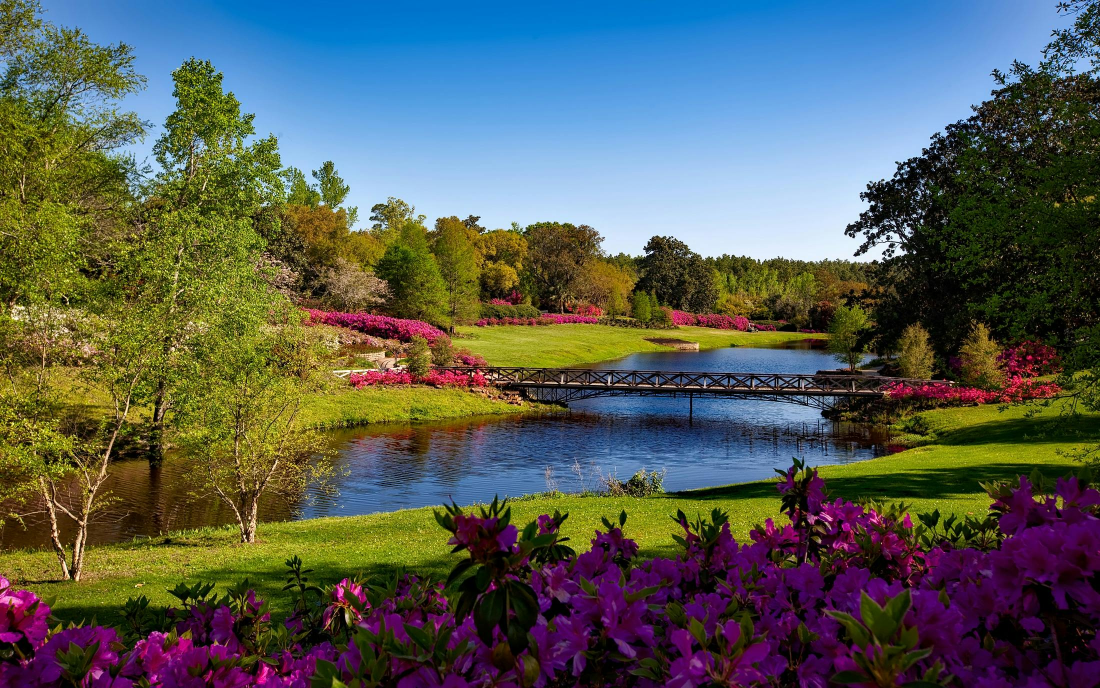
#> input picture Photos/pexels-pixabay-158063.jpg, 2200 x 1376 px (shown at 1/2 size)
$ python dilate_image.py
#> lines starting #> are read from the running program, lines starting #| are printed output that depends on the picture; after the words box and inside, x2 and y2 are one past the last pixel; in counts of white or black regions, pixels touching at a corner belong together
#> further down, img is the input picture: shape (1376, 2200, 3); mean B, G, R 86.3, 92.2, 85.9
import cv2 as cv

def resizeFrame(frame, scale=0.20):
#> called with scale = 0.2
    height = int(frame.shape[0] * scale)
#> height = 275
    width = int(frame.shape[1] * scale)
#> width = 440
    dimensions = (width, height)
#> dimensions = (440, 275)

    return cv.resize(frame, dimensions, interpolation=cv.INTER_AREA)
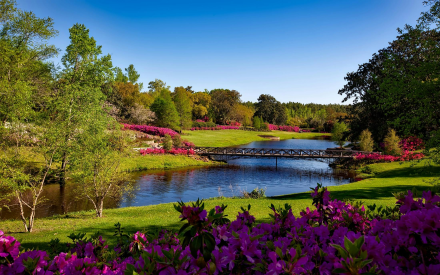
#> returned value: shape (275, 440, 3); mean of channels 0, 1, 2 86.3, 92.2, 85.9; drawn as B, G, R

img = cv.imread('Photos/pexels-pixabay-158063.jpg')
img = resizeFrame(img)
cv.imshow('Park', img)

# Edge Cascade
blur = cv.GaussianBlur(img, (3,3), cv.BORDER_DEFAULT)
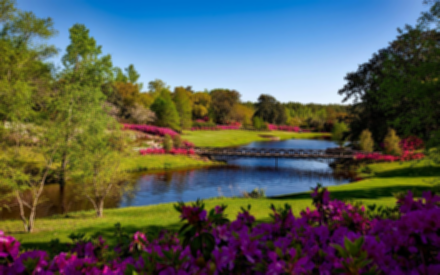
#> blur: shape (275, 440, 3); mean B, G, R 86.3, 92.2, 85.9
ec = cv.Canny(blur, 120, 180)
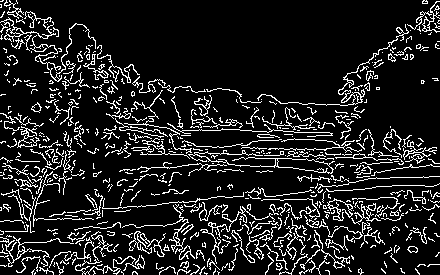
#> ec: shape (275, 440); 12.7% white in thin lines or dots
cv.imshow('Edge Cascade', ec)

# Dilate the image
dilate = cv.dilate(ec, (3,3), iterations=3)
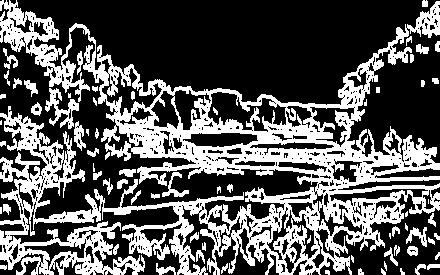
#> dilate: shape (275, 440); 34.5% white; 71 white regions (13 under 20 px), largest, box (x1, y1, x2, y2) and area: (0, 0, 440, 275) 37994, (45, 88, 79, 129) 513, (162, 172, 189, 197) 200
cv.imshow('Dilated', dilate)

# Eroding the dilation
eroded = cv.erode(dilate, (3,3), iterations=3)
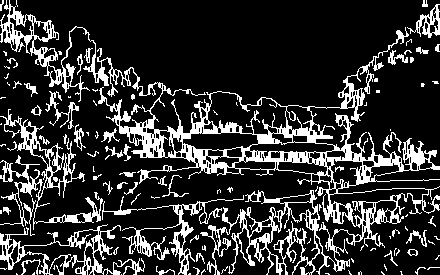
#> eroded: shape (275, 440); 19.2% white; 116 white regions (69 under 20 px), largest, box (x1, y1, x2, y2) and area: (0, 0, 440, 275) 14877, (0, 109, 103, 230) 2208, (0, 224, 145, 275) 1659
cv.imshow('Eroded', eroded)

cv.waitKey(0)

$ run again, with Photos/pexels-pixabay-158028.jpg copied over Photos/pexels-pixabay-158063.jpg
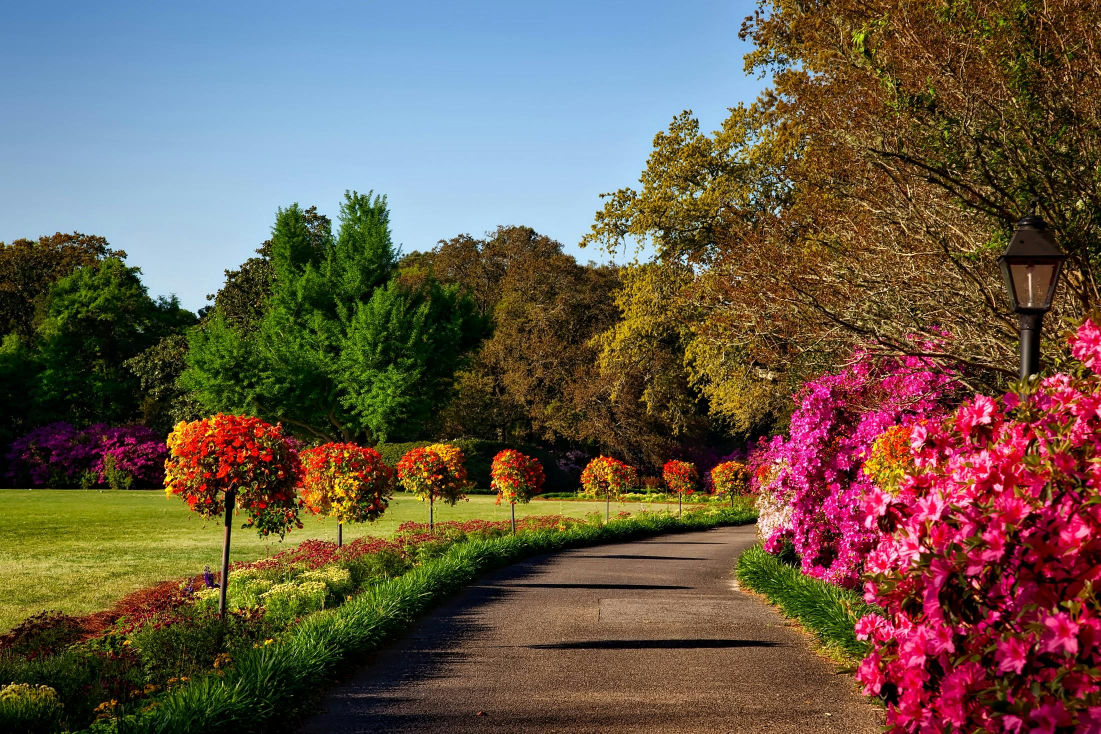
#> input picture Photos/pexels-pixabay-158028.jpg, 2201 x 1467 px (shown at 1/2 size)
#> img is the input picture: shape (1467, 2201, 3); mean B, G, R 74.7, 89.6, 104.6
#> `ec = cv.Canny(blur, 120, 180)`:
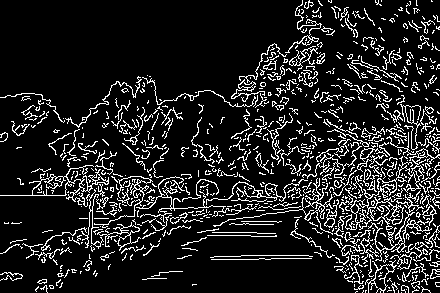
#> ec: shape (293, 440); 13.2% white in thin lines or dots
#> dilate: shape (293, 440); 34.1% white; 113 white regions (27 under 20 px), largest, box (x1, y1, x2, y2) and area: (0, 0, 440, 293) 36836, (210, 255, 313, 263) 733, (191, 117, 238, 180) 620
#> `eroded = cv.erode(dilate, (3,3), iterations=3)`:
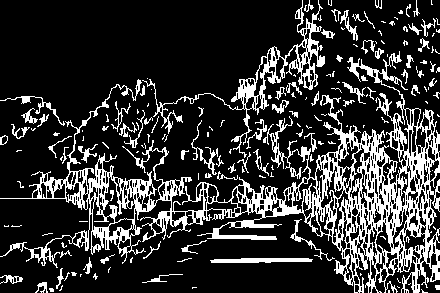
#> eroded: shape (293, 440); 20.4% white; 180 white regions (109 under 20 px), largest, box (x1, y1, x2, y2) and area: (0, 51, 440, 293) 18498, (142, 0, 325, 158) 2465, (210, 258, 313, 263) 424

$ run again, with Photos/pexels-pixabay-415829.jpg copied over Photos/pexels-pixabay-158063.jpg
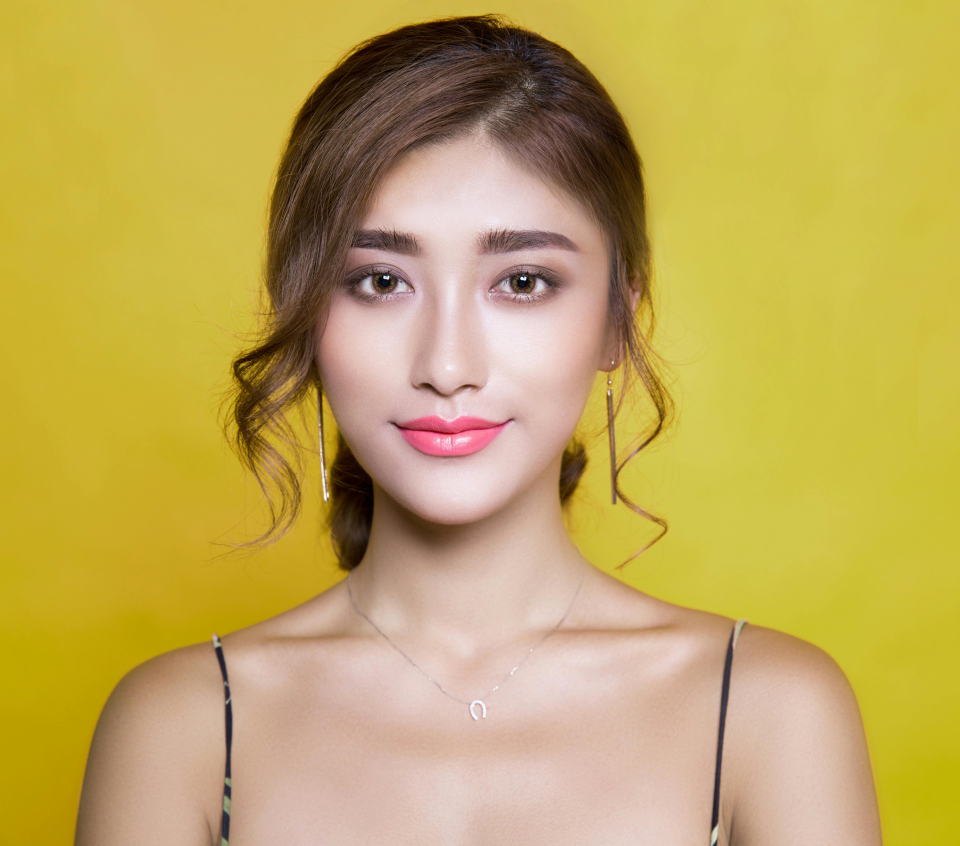
#> input picture Photos/pexels-pixabay-415829.jpg, 5760 x 5075 px (shown at 1/6 size)
#> img is the input picture: shape (5075, 5760, 3); mean B, G, R 90.2, 168.9, 193.9
#> `ec = cv.Canny(blur, 120, 180)`:
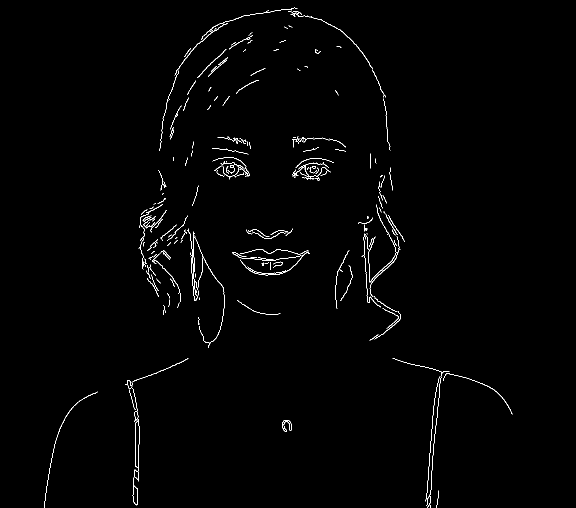
#> ec: shape (1015, 1152) (shown at 1/2 size); 0.93% white in thin lines or dots, all inside (x1, y1, x2, y2) = (88, 15, 1025, 1015)
#> dilate: shape (1015, 1152); 2.3% white; 102 white regions (7 under 20 px), largest, box (x1, y1, x2, y2) and area: (319, 15, 781, 305) 3033, (465, 498, 619, 554) 2287, (785, 716, 1025, 1015) 1504
#> `eroded = cv.erode(dilate, (3,3), iterations=3)`:
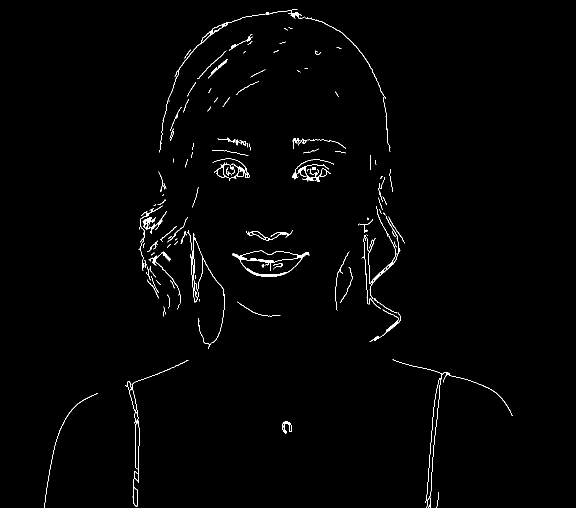
#> eroded: shape (1015, 1152) (shown at 1/2 size); 1.1% white in thin lines or dots, all inside (x1, y1, x2, y2) = (88, 18, 1025, 1015)

$ run again, with Photos/pexels-pixabay-416160.jpg copied over Photos/pexels-pixabay-158063.jpg
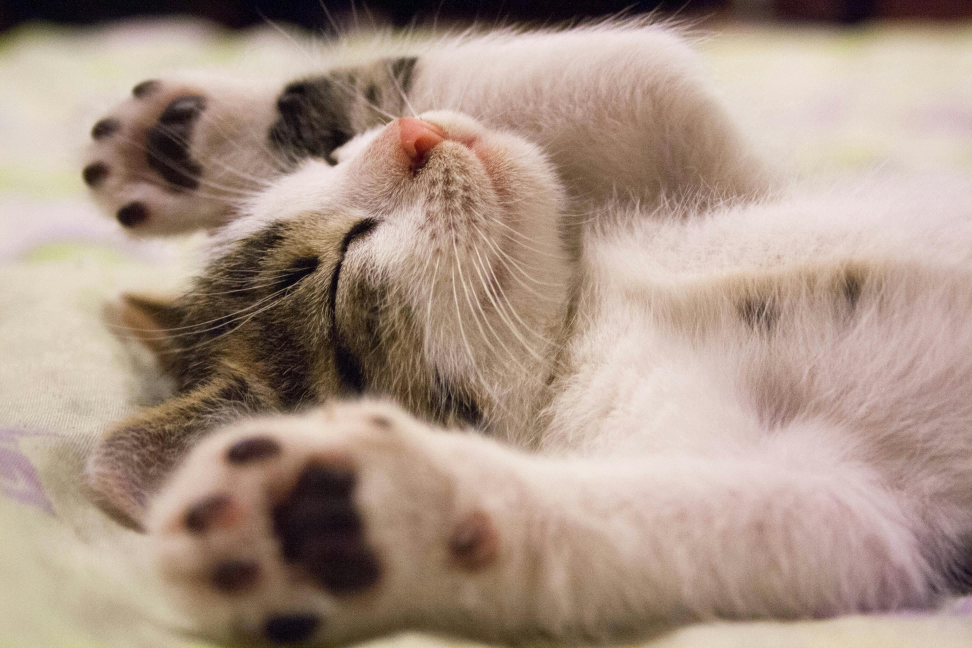
#> input picture Photos/pexels-pixabay-416160.jpg, 3888 x 2592 px (shown at 1/4 size)
#> img is the input picture: shape (2592, 3888, 3); mean B, G, R 134.6, 148.3, 169.4
#> `ec = cv.Canny(blur, 120, 180)`:
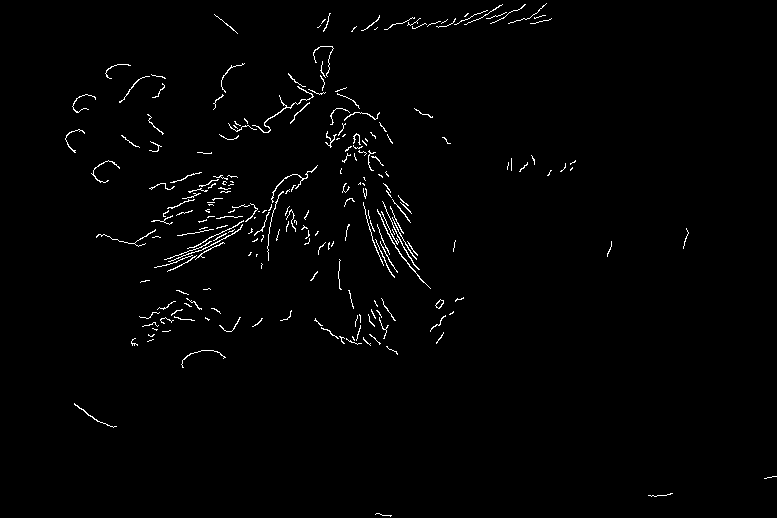
#> ec: shape (518, 777); 1.3% white in thin lines or dots
#> dilate: shape (518, 777); 3.7% white; 114 white regions (11 under 20 px), largest, box (x1, y1, x2, y2) and area: (154, 203, 260, 275) 1503, (219, 46, 334, 143) 1211, (384, 4, 526, 33) 965
#> `eroded = cv.erode(dilate, (3,3), iterations=3)`:
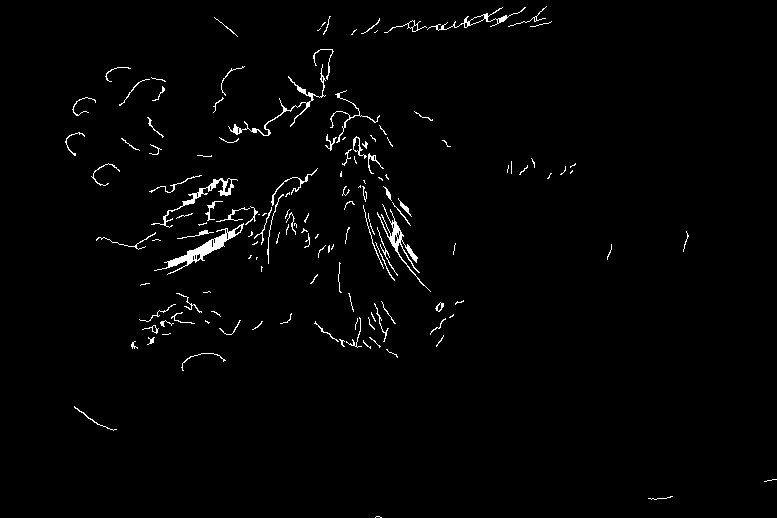
#> eroded: shape (518, 777); 1.6% white in thin lines or dots
